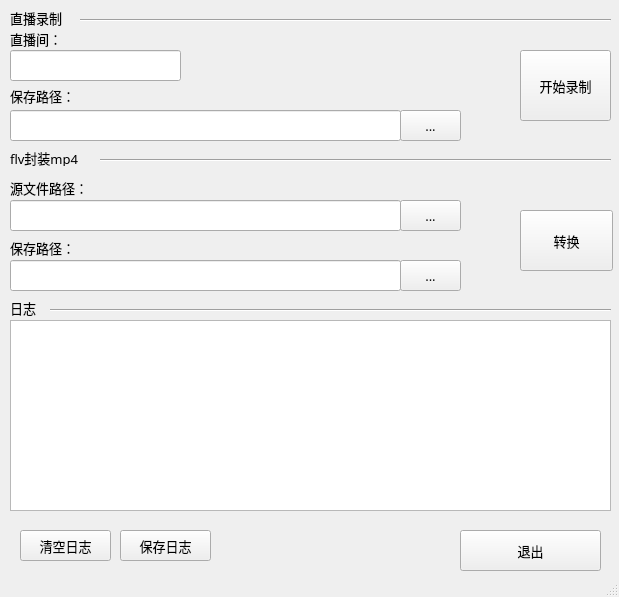
<?xml version="1.0" encoding="UTF-8"?>
<ui version="4.0">
 <class>MainWindow</class>
 <widget class="QMainWindow" name="MainWindow">
  <property name="geometry">
   <rect>
    <x>0</x>
    <y>0</y>
    <width>619</width>
    <height>597</height>
   </rect>
  </property>
  <property name="maximumSize">
   <size>
    <width>619</width>
    <height>597</height>
   </size>
  </property>
  <property name="font">
   <font>
    <family>黑体</family>
    <pointsize>10</pointsize>
   </font>
  </property>
  <property name="windowTitle">
   <string>Bilibili直播录制</string>
  </property>
  <property name="windowIcon">
   <iconset>
    <normaloff>../recorder/BilibiliLiveRecorder.ico</normaloff>../recorder/BilibiliLiveRecorder.ico</iconset>
  </property>
  <property name="autoFillBackground">
   <bool>false</bool>
  </property>
  <widget class="QWidget" name="centralwidget">
   <widget class="Line" name="line">
    <property name="geometry">
     <rect>
      <x>50</x>
      <y>300</y>
      <width>561</width>
      <height>21</height>
     </rect>
    </property>
    <property name="orientation">
     <enum>Qt::Horizontal</enum>
    </property>
   </widget>
   <widget class="QPushButton" name="clearInfo">
    <property name="geometry">
     <rect>
      <x>20</x>
      <y>530</y>
      <width>91</width>
      <height>31</height>
     </rect>
    </property>
    <property name="text">
     <string>清空日志</string>
    </property>
   </widget>
   <widget class="QPushButton" name="saveInfo">
    <property name="geometry">
     <rect>
      <x>120</x>
      <y>530</y>
      <width>91</width>
      <height>31</height>
     </rect>
    </property>
    <property name="text">
     <string>保存日志</string>
    </property>
   </widget>
   <widget class="QPushButton" name="startRecord">
    <property name="enabled">
     <bool>true</bool>
    </property>
    <property name="geometry">
     <rect>
      <x>520</x>
      <y>50</y>
      <width>91</width>
      <height>71</height>
     </rect>
    </property>
    <property name="mouseTracking">
     <bool>true</bool>
    </property>
    <property name="autoFillBackground">
     <bool>false</bool>
    </property>
    <property name="text">
     <string>开始录制</string>
    </property>
    <property name="checkable">
     <bool>false</bool>
    </property>
    <property name="checked">
     <bool>false</bool>
    </property>
    <property name="autoRepeat">
     <bool>false</bool>
    </property>
    <property name="autoExclusive">
     <bool>false</bool>
    </property>
    <property name="autoDefault">
     <bool>false</bool>
    </property>
    <property name="default">
     <bool>false</bool>
    </property>
    <property name="flat">
     <bool>false</bool>
    </property>
   </widget>
   <widget class="QPushButton" name="exit">
    <property name="geometry">
     <rect>
      <x>460</x>
      <y>530</y>
      <width>141</width>
      <height>41</height>
     </rect>
    </property>
    <property name="text">
     <string>退出</string>
    </property>
   </widget>
   <widget class="QLineEdit" name="rebuildSourceFilePath">
    <property name="geometry">
     <rect>
      <x>10</x>
      <y>200</y>
      <width>391</width>
      <height>31</height>
     </rect>
    </property>
   </widget>
   <widget class="QToolButton" name="selectSourceFileButton">
    <property name="geometry">
     <rect>
      <x>400</x>
      <y>200</y>
      <width>61</width>
      <height>31</height>
     </rect>
    </property>
    <property name="text">
     <string>...</string>
    </property>
   </widget>
   <widget class="QLineEdit" name="liveSavePath">
    <property name="geometry">
     <rect>
      <x>10</x>
      <y>110</y>
      <width>391</width>
      <height>31</height>
     </rect>
    </property>
    <property name="toolTip">
     <string>&lt;html&gt;&lt;head/&gt;&lt;body&gt;&lt;p&gt;不填写的话会默认下载到本程序所在目录&lt;/p&gt;&lt;/body&gt;&lt;/html&gt;</string>
    </property>
   </widget>
   <widget class="QToolButton" name="selectPathButton">
    <property name="geometry">
     <rect>
      <x>400</x>
      <y>110</y>
      <width>61</width>
      <height>31</height>
     </rect>
    </property>
    <property name="text">
     <string>...</string>
    </property>
   </widget>
   <widget class="QLabel" name="liveSavePathLabel">
    <property name="geometry">
     <rect>
      <x>10</x>
      <y>80</y>
      <width>81</width>
      <height>31</height>
     </rect>
    </property>
    <property name="text">
     <string>保存路径：</string>
    </property>
   </widget>
   <widget class="QLabel" name="liveLabel">
    <property name="geometry">
     <rect>
      <x>10</x>
      <y>30</y>
      <width>169</width>
      <height>18</height>
     </rect>
    </property>
    <property name="text">
     <string>直播间：</string>
    </property>
   </widget>
   <widget class="QLineEdit" name="liveNumber">
    <property name="geometry">
     <rect>
      <x>10</x>
      <y>50</y>
      <width>171</width>
      <height>31</height>
     </rect>
    </property>
   </widget>
   <widget class="Line" name="line_2">
    <property name="geometry">
     <rect>
      <x>100</x>
      <y>150</y>
      <width>511</width>
      <height>20</height>
     </rect>
    </property>
    <property name="orientation">
     <enum>Qt::Horizontal</enum>
    </property>
   </widget>
   <widget class="QPushButton" name="startRebuild">
    <property name="geometry">
     <rect>
      <x>520</x>
      <y>210</y>
      <width>93</width>
      <height>61</height>
     </rect>
    </property>
    <property name="maximumSize">
     <size>
      <width>93</width>
      <height>61</height>
     </size>
    </property>
    <property name="text">
     <string>转换</string>
    </property>
   </widget>
   <widget class="QLineEdit" name="rebuildTargetPath">
    <property name="geometry">
     <rect>
      <x>10</x>
      <y>260</y>
      <width>391</width>
      <height>31</height>
     </rect>
    </property>
    <property name="toolTip">
     <string>&lt;html&gt;&lt;head/&gt;&lt;body&gt;&lt;p&gt;不填写的话会默认保存到本程序所在目录&lt;/p&gt;&lt;/body&gt;&lt;/html&gt;</string>
    </property>
   </widget>
   <widget class="QToolButton" name="selectTargetPathButton">
    <property name="geometry">
     <rect>
      <x>400</x>
      <y>260</y>
      <width>61</width>
      <height>31</height>
     </rect>
    </property>
    <property name="text">
     <string>...</string>
    </property>
   </widget>
   <widget class="QLabel" name="rebuildSourceFilePathLabel">
    <property name="geometry">
     <rect>
      <x>10</x>
      <y>180</y>
      <width>101</width>
      <height>16</height>
     </rect>
    </property>
    <property name="text">
     <string>源文件路径：</string>
    </property>
   </widget>
   <widget class="QLabel" name="reBuild">
    <property name="geometry">
     <rect>
      <x>10</x>
      <y>150</y>
      <width>91</width>
      <height>16</height>
     </rect>
    </property>
    <property name="text">
     <string>flv封装mp4</string>
    </property>
   </widget>
   <widget class="QLabel" name="label_5">
    <property name="geometry">
     <rect>
      <x>10</x>
      <y>300</y>
      <width>41</width>
      <height>16</height>
     </rect>
    </property>
    <property name="text">
     <string>日志</string>
    </property>
   </widget>
   <widget class="QLabel" name="live">
    <property name="geometry">
     <rect>
      <x>10</x>
      <y>10</y>
      <width>81</width>
      <height>16</height>
     </rect>
    </property>
    <property name="text">
     <string>直播录制</string>
    </property>
   </widget>
   <widget class="Line" name="line_3">
    <property name="geometry">
     <rect>
      <x>80</x>
      <y>10</y>
      <width>531</width>
      <height>20</height>
     </rect>
    </property>
    <property name="orientation">
     <enum>Qt::Horizontal</enum>
    </property>
   </widget>
   <widget class="QTextBrowser" name="messager">
    <property name="geometry">
     <rect>
      <x>10</x>
      <y>320</y>
      <width>601</width>
      <height>191</height>
     </rect>
    </property>
   </widget>
   <widget class="QLabel" name="label">
    <property name="geometry">
     <rect>
      <x>10</x>
      <y>240</y>
      <width>81</width>
      <height>16</height>
     </rect>
    </property>
    <property name="text">
     <string>保存路径：</string>
    </property>
   </widget>
  </widget>
  <widget class="QStatusBar" name="statusbar"/>
 </widget>
 <resources/>
 <connections/>
</ui>
